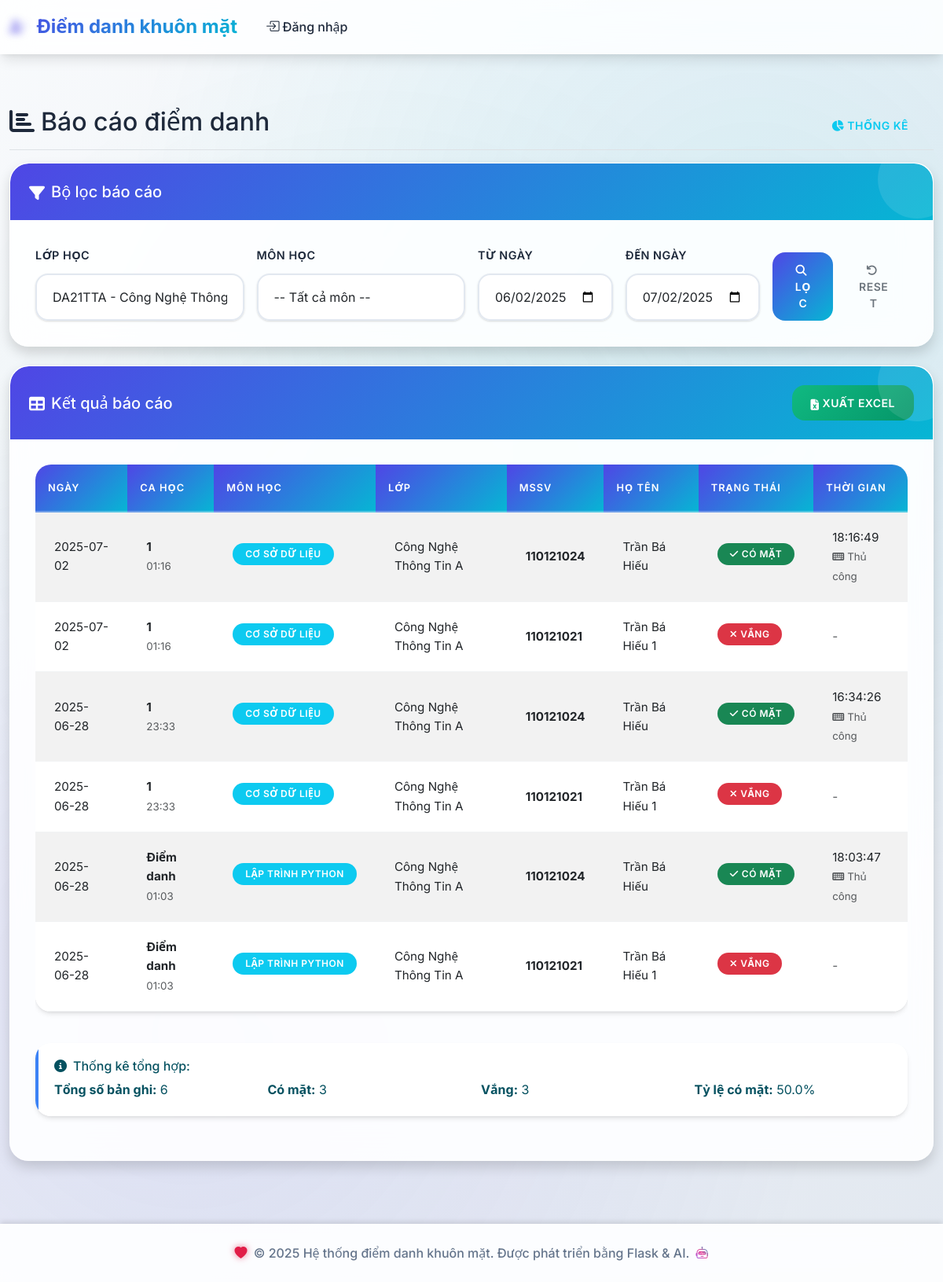
The page /reports/attendance?class_id=1 on the database its author committed.
### tables this page shows
CREATE TABLE attendance_records (
            id INTEGER PRIMARY KEY AUTOINCREMENT,
            session_id INTEGER NOT NULL,
            student_id INTEGER NOT NULL,
            attendance_time TIMESTAMP DEFAULT CURRENT_TIMESTAMP,
            status TEXT DEFAULT 'present',
            method TEXT DEFAULT 'face_recognition',
            confidence REAL,
            FOREIGN KEY (session_id) REFERENCES attendance_sessions (id),
            FOREIGN KEY (student_id) REFERENCES students (id),
            UNIQUE(session_id, student_id)
        );

CREATE TABLE attendance_sessions (
            id INTEGER PRIMARY KEY AUTOINCREMENT,
            session_name TEXT NOT NULL,
            subject_id INTEGER NOT NULL,
            class_id INTEGER NOT NULL,
            session_date DATE NOT NULL,
            start_time TIME NOT NULL,
            end_time TIME,
            status TEXT DEFAULT 'active',
            created_at TIMESTAMP DEFAULT CURRENT_TIMESTAMP, port INTEGER,
            FOREIGN KEY (subject_id) REFERENCES subjects (id),
            FOREIGN KEY (class_id) REFERENCES classes (id)
        );

CREATE TABLE subjects (
            id INTEGER PRIMARY KEY AUTOINCREMENT,
            subject_code TEXT UNIQUE NOT NULL,
            subject_name TEXT NOT NULL,
            description TEXT,
            created_at TIMESTAMP DEFAULT CURRENT_TIMESTAMP
        );

CREATE TABLE classes (
            id INTEGER PRIMARY KEY AUTOINCREMENT,
            class_code TEXT UNIQUE NOT NULL,
            class_name TEXT NOT NULL,
            description TEXT,
            created_at TIMESTAMP DEFAULT CURRENT_TIMESTAMP
        );

CREATE TABLE students (
            id INTEGER PRIMARY KEY AUTOINCREMENT,
            student_id TEXT UNIQUE NOT NULL,
            full_name TEXT NOT NULL,
            class_id INTEGER NOT NULL,
            photo_path TEXT,
            face_encoding TEXT,
            created_at TIMESTAMP DEFAULT CURRENT_TIMESTAMP,
            FOREIGN KEY (class_id) REFERENCES classes (id)
        );

### routes/reports.py (the view)
@reports_bp.route('/attendance')
def attendance_report():
    conn = get_db_connection()
    classes = conn.execute('SELECT id, class_code, class_name FROM classes ORDER BY class_name').fetchall()
    subjects = conn.execute('SELECT id, subject_code, subject_name FROM subjects ORDER BY subject_name').fetchall()
    class_id = request.args.get('class_id', type=int)
    subject_id = request.args.get('subject_id', type=int)
    start_date = request.args.get('start_date')
    end_date = request.args.get('end_date')
    query = '''
        SELECT ast.session_date, ast.session_name, ast.start_time,
               s.subject_name, c.class_name,
               st.student_id, st.full_name,
               ar.attendance_time, ar.status, ar.method,
               CASE WHEN ar.id IS NULL THEN 'absent' ELSE ar.status END as final_status
        FROM attendance_sessions ast
        JOIN subjects s ON ast.subject_id = s.id
        JOIN classes c ON ast.class_id = c.id
        JOIN students st ON st.class_id = c.id
        LEFT JOIN attendance_records ar ON ar.session_id = ast.id AND ar.student_id = st.id
        WHERE 1=1
    '''
    params = []
    if class_id:
        query += ' AND c.id = ?'
        params.append(class_id)
    if subject_id:
        query += ' AND s.id = ?'
        params.append(subject_id)
    if start_date:
        query += ' AND ast.session_date >= ?'
        params.append(start_date)
    if end_date:
        query += ' AND ast.session_date <= ?'
        params.append(end_date)
    query += ' ORDER BY ast.session_date DESC, ast.start_time DESC, st.full_name'
    records = conn.execute(query, params).fetchall()
    conn.close()
    return render_template('reports/attendance.html',
                         records=records,
                         classes=classes,
                         subjects=subjects,
                         filters={
                             'class_id': class_id,
                             'subject_id': subject_id,
                             'start_date': start_date,
                             'end_date': end_date
                         })

### models/database.py (called while the page is built)
def get_db_connection():
    conn = sqlite3.connect(DATABASE_PATH)
    conn.row_factory = sqlite3.Row
    return conn

### templates/reports/attendance.html (shortened to what this page needs)
{% extends "base.html" %}
{% block content %}
<div class="d-flex justify-content-between flex-wrap flex-md-nowrap align-items-center pt-3 pb-2 mb-3 border-bottom">
    <h1 class="h2"><i class="fas fa-chart-bar me-2"></i>Báo cáo điểm danh</h1>
    <div class="btn-toolbar mb-2 mb-md-0">
        <div class="btn-group me-2">
            <a href="{{ url_for('reports.statistics') }}" class="btn btn-outline-info">
                <i class="fas fa-chart-pie me-1"></i>Thống kê
            </a>
        </div>
    </div>
</div>
<div class="card shadow mb-4">
    <div class="card-header">
        <h5 class="mb-0">
            <i class="fas fa-filter me-2"></i>Bộ lọc báo cáo
        </h5>
    </div>
    <div class="card-body">
        <form method="GET" class="row g-3">
            <div class="col-md-3">
                <label for="class_id" class="form-label">Lớp học</label>
                <select class="form-select" id="class_id" name="class_id">
                    {% for class in classes %}
                    <option value="{{ class.id }}" {% if filters.class_id == class.id %}selected{% endif %}>
                        {{ class.class_code }} - {{ class.class_name }}
                    </option>
                    {% endfor %}
                </select>
            </div>
            <div class="col-md-3">
                <label for="subject_id" class="form-label">Môn học</label>
                <select class="form-select" id="subject_id" name="subject_id">
                    <option value="">-- Tất cả môn --</option>
                </select>
            </div>
            <div class="col-md-2">
                <label for="start_date" class="form-label">Từ ngày</label>
                <input type="date" class="form-control" id="start_date" name="start_date"
                       value="{{ filters.start_date or '' }}">
            </div>
            <div class="col-md-2">
                <label for="end_date" class="form-label">Đến ngày</label>
                <input type="date" class="form-control" id="end_date" name="end_date"
                       value="{{ filters.end_date or '' }}">
            </div>
            <div class="col-md-2 d-flex align-items-end">
                <button type="submit" class="btn btn-primary me-2">
                    <i class="fas fa-search me-1"></i>Lọc
                </button>
                <a href="{{ url_for('reports.attendance_report') }}" class="btn btn-outline-secondary">
                    <i class="fas fa-undo me-1"></i>Reset
                </a>
            </div>
        </form>
    </div>
</div>
<div class="card shadow">
    <div class="card-header d-flex justify-content-between align-items-center">
        <h5 class="mb-0">
            <i class="fas fa-table me-2"></i>Kết quả báo cáo
        </h5>
        {% if records %}
        <a href="{{ url_for('reports.export_excel', **filters) }}" class="btn btn-success">
            <i class="fas fa-file-excel me-1"></i>Xuất Excel
        </a>
        {% endif %}
    </div>
    <div class="card-body">
        {% if records %}
            <div class="table-responsive">
                <table class="table table-striped table-hover">
                    <thead>
                        <tr>
                            <th>Ngày</th>
                            <th>Ca học</th>
                            <th>Môn học</th>
                            <th>Lớp</th>
                            <th>MSSV</th>
                            <th>Họ tên</th>
                            <th>Trạng thái</th>
                            <th>Thời gian</th>
                        </tr>
                    </thead>
                    <tbody>
                        {% for record in records %}
                        <tr>
                            <td>{{ record.session_date }}</td>
                            <td>
                                <strong>{{ record.session_name }}</strong>
                                <br><small class="text-muted">{{ record.start_time }}</small>
                            </td>
                            <td>
                                <span class="badge bg-info">{{ record.subject_name }}</span>
                            </td>
                            <td>{{ record.class_name }}</td>
                            <td><strong>{{ record.student_id }}</strong></td>
                            <td>{{ record.full_name }}</td>
                            <td>
                                {% if record.final_status == 'present' %}
                                    <span class="badge bg-success">
                                        <i class="fas fa-check me-1"></i>Có mặt
                                    </span>
                                {% else %}
                                    <span class="badge bg-danger">
                                        <i class="fas fa-times me-1"></i>Vắng
                                    </span>
                                {% endif %}
                            </td>
                            <td>
                                {% if record.attendance_time %}
                                    {{ record.attendance_time.split(' ')[1] if ' ' in record.attendance_time else record.attendance_time }}
                                    {% if record.method %}
                                        <br><small class="text-muted">
                                            {% if record.method == 'face_recognition' %}
                                                <i class="fas fa-camera me-1"></i>Nhận diện
                                            {% else %}
                                                <i class="fas fa-keyboard me-1"></i>Thủ công
                                            {% endif %}
                                        </small>
                                    {% endif %}
                                {% else %}
                                    <span class="text-muted">-</span>
                                {% endif %}
                            </td>
                        </tr>
                        {% endfor %}
                    </tbody>
                </table>
            </div>
            <div class="row mt-4">
                <div class="col-md-12">
                    <div class="alert alert-info">
                        <h6><i class="fas fa-info-circle me-2"></i>Thống kê tổng hợp:</h6>
                        <div class="row">
                            <div class="col-md-3">
                                <strong>Tổng số bản ghi:</strong> {{ records|length }}
                            </div>
                            <div class="col-md-3">
                                <strong>Có mặt:</strong> {{ records|selectattr('final_status', 'equalto', 'present')|list|length }}
                            </div>
                            <div class="col-md-3">
                                <strong>Vắng:</strong> {{ records|selectattr('final_status', 'equalto', 'absent')|list|length }}
                            </div>
                            <div class="col-md-3">
                                <strong>Tỷ lệ có mặt:</strong>
                                {% set present_count = records|selectattr('final_status', 'equalto', 'present')|list|length %}
                                {% set total_count = records|length %}
                                {% if total_count > 0 %}
                                    {{ "%.1f"|format((present_count / total_count * 100)) }}%
                                {% else %}
                                    0%
                                {% endif %}
                            </div>
                        </div>
                    </div>
                </div>
            </div>
        {% else %}
            <div class="text-center py-5">
                <i class="fas fa-search fa-3x text-muted mb-3"></i>
                <h5 class="text-muted">Không tìm thấy dữ liệu</h5>
                <p class="text-muted">Hãy thử điều chỉnh bộ lọc để tìm kiếm dữ liệu phù hợp</p>
            </div>
        {% endif %}
    </div>
</div>
{% endblock %}

### rows shown on the page
attendance_records: session_date "2025-07-02", session_name "1", start_time "01:16", subject_name "CƠ SỞ DỮ LIỆU", class_name "Công Nghệ Thông Tin A", student_id "110121024", full_name "Trần Bá Hiếu", shows "CÓ MẶT", attendance_time "18:16:49", shows "Thủ công"
attendance_sessions: session_date "2025-07-02", session_name "1", start_time "01:16", subject_name "CƠ SỞ DỮ LIỆU", class_name "Công Nghệ Thông Tin A", student_id "110121021", full_name "Trần Bá Hiếu 1", shows "VẮNG"
attendance_records: session_date "2025-06-28", session_name "1", start_time "23:33", subject_name "CƠ SỞ DỮ LIỆU", class_name "Công Nghệ Thông Tin A", student_id "110121024", full_name "Trần Bá Hiếu", shows "CÓ MẶT", attendance_time "16:34:26", shows "Thủ công"
attendance_sessions: session_date "2025-06-28", session_name "1", start_time "23:33", subject_name "CƠ SỞ DỮ LIỆU", class_name "Công Nghệ Thông Tin A", student_id "110121021", full_name "Trần Bá Hiếu 1", shows "VẮNG"
attendance_records: session_date "2025-06-28", session_name "Điểm danh", start_time "01:03", subject_name "LẬP TRÌNH PYTHON", class_name "Công Nghệ Thông Tin A", student_id "110121024", full_name "Trần Bá Hiếu", shows "CÓ MẶT", attendance_time "18:03:47", shows "Thủ công"
attendance_sessions: session_date "2025-06-28", session_name "Điểm danh", start_time "01:03", subject_name "LẬP TRÌNH PYTHON", class_name "Công Nghệ Thông Tin A", student_id "110121021", full_name "Trần Bá Hiếu 1", shows "VẮNG"

### other values the page prints
{{ records|length }} "6"
{{ records|selectattr('final_status', 'equalto', 'present')|list|length }} "3"
{{ records|selectattr('final_status', 'equalto', 'absent')|list|length }} "3"
{{ "%.1f"|format((present_count / total_count * 100)) }} "50.0"
form field class_id "DA21TTA - Công Nghệ Thông Tin A"
